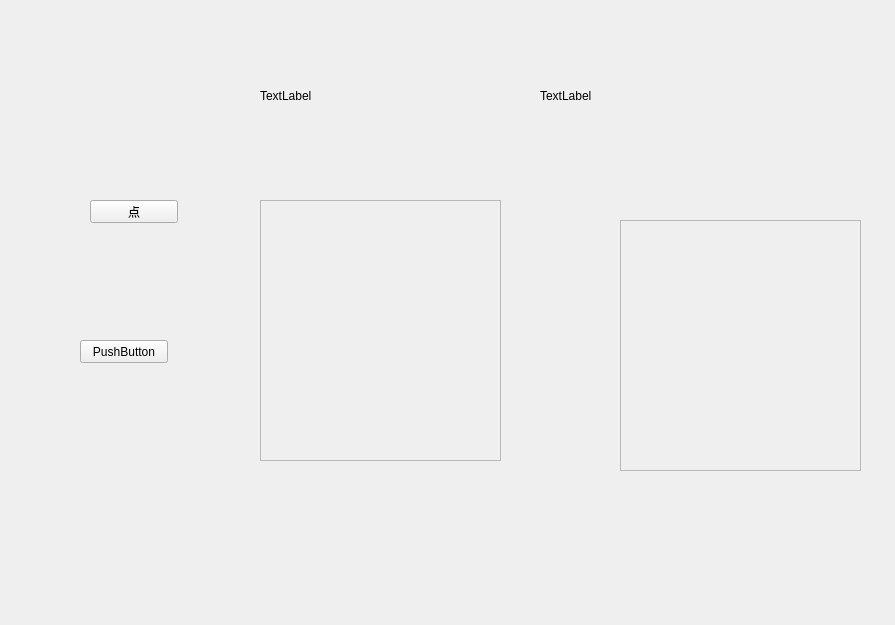
<?xml version="1.0" encoding="UTF-8"?>
<ui version="4.0">
 <class>Form</class>
 <widget class="QWidget" name="Form">
  <property name="geometry">
   <rect>
    <x>0</x>
    <y>0</y>
    <width>895</width>
    <height>625</height>
   </rect>
  </property>
  <property name="windowTitle">
   <string>Form</string>
  </property>
  <widget class="QLabel" name="label">
   <property name="geometry">
    <rect>
     <x>260</x>
     <y>80</y>
     <width>81</width>
     <height>31</height>
    </rect>
   </property>
   <property name="text">
    <string>TextLabel</string>
   </property>
  </widget>
  <widget class="QLabel" name="label_2">
   <property name="geometry">
    <rect>
     <x>540</x>
     <y>80</y>
     <width>91</width>
     <height>31</height>
    </rect>
   </property>
   <property name="text">
    <string>TextLabel</string>
   </property>
  </widget>
  <widget class="QPushButton" name="pushButton">
   <property name="geometry">
    <rect>
     <x>90</x>
     <y>200</y>
     <width>88</width>
     <height>23</height>
    </rect>
   </property>
   <property name="text">
    <string>点</string>
   </property>
  </widget>
  <widget class="QPushButton" name="pushButton_2">
   <property name="geometry">
    <rect>
     <x>80</x>
     <y>340</y>
     <width>88</width>
     <height>23</height>
    </rect>
   </property>
   <property name="text">
    <string>PushButton</string>
   </property>
  </widget>
  <widget class="QScrollArea" name="scrollArea">
   <property name="geometry">
    <rect>
     <x>260</x>
     <y>200</y>
     <width>241</width>
     <height>261</height>
    </rect>
   </property>
   <property name="widgetResizable">
    <bool>true</bool>
   </property>
   <widget class="QWidget" name="scrollAreaWidgetContents">
    <property name="geometry">
     <rect>
      <x>0</x>
      <y>0</y>
      <width>239</width>
      <height>259</height>
     </rect>
    </property>
   </widget>
  </widget>
  <widget class="QScrollArea" name="scrollArea_2">
   <property name="geometry">
    <rect>
     <x>620</x>
     <y>220</y>
     <width>241</width>
     <height>251</height>
    </rect>
   </property>
   <property name="widgetResizable">
    <bool>true</bool>
   </property>
   <widget class="QWidget" name="scrollAreaWidgetContents_2">
    <property name="geometry">
     <rect>
      <x>0</x>
      <y>0</y>
      <width>239</width>
      <height>249</height>
     </rect>
    </property>
   </widget>
  </widget>
 </widget>
 <resources/>
 <connections/>
</ui>
